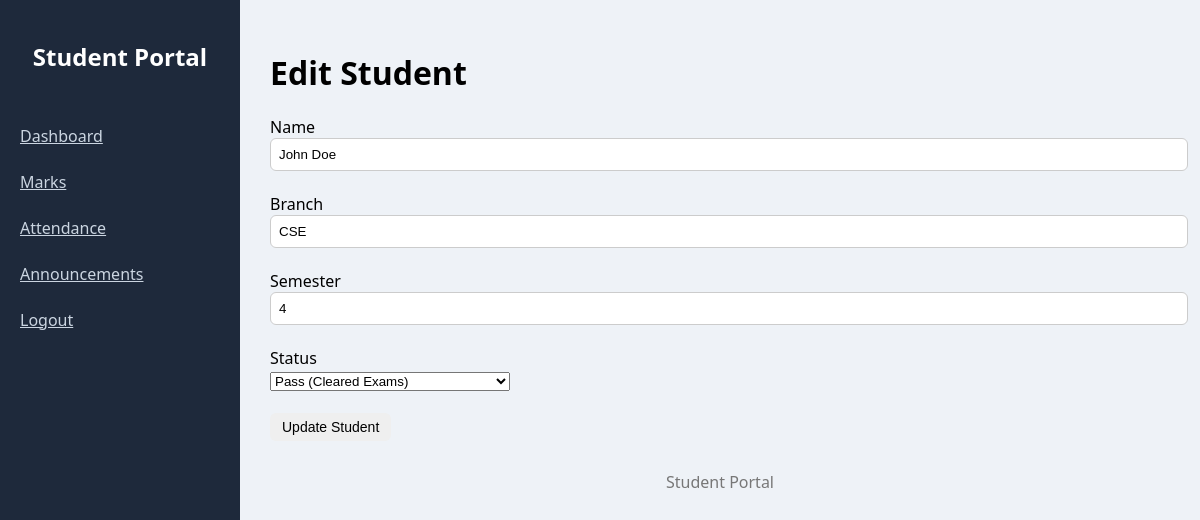
/admin/edit_student/1, run on the app's committed database.
### tables this page shows
CREATE TABLE students (
    student_id INTEGER PRIMARY KEY AUTOINCREMENT,
    user_id INTEGER,
    name TEXT NOT NULL,
    branch TEXT,
    semester INTEGER, status TEXT DEFAULT 'Active',
    FOREIGN KEY (user_id) REFERENCES users(user_id)
);

### app.py (the view, shortened to what this page needs)
@app.route('/admin/edit_student/<int:student_id>', methods=['GET','POST'])
def edit_student(student_id):
    conn = get_db_connection()
    student = conn.execute(
        f"SELECT * FROM students WHERE student_id={student_id}"
    ).fetchone()
    conn.close()
    return render_template('edit_student.html', student=student)

### app.py (called while the page is built)
def get_db_connection():
    conn = sqlite3.connect('student_portal.db')
    conn.row_factory = sqlite3.Row
    return conn

### templates/edit_student.html (shortened to what this page needs)
{% extends "base.html" %}
{% block content %}
<h1>Edit Student</h1>
<form method="POST">
<label>Name</label><br>
<input type="text" name="name" value="{{ student.name }}"><br><br>
<label>Branch</label><br>
<input type="text" name="branch" value="{{ student.branch }}"><br><br>
<label>Semester</label><br>
<input type="text" name="semester" value="{{ student.semester }}"><br><br>
<label>Status</label><br>
<select name="status">
    <option value="Pass" {% if student.status == 'Pass' %}selected{% endif %}>
        Pass (Cleared Exams)
    </option>
</select><br><br>
<button type="submit">Update Student</button>
</form>
{% endblock %}

### templates/base.html (style rules this page uses)
body { margin:0; font-family:'Segoe UI',sans-serif; background:#eef2f7; }
button { padding:6px 12px; border:none; border-radius:6px; cursor:pointer; font-size:14px; }
input, textarea { width:100%; padding:8px; border-radius:6px; border:1px solid #ccc; }

### data on the page
students: name "John Doe", branch "CSE", semester "4", status "Pass (Cleared Exams)"
